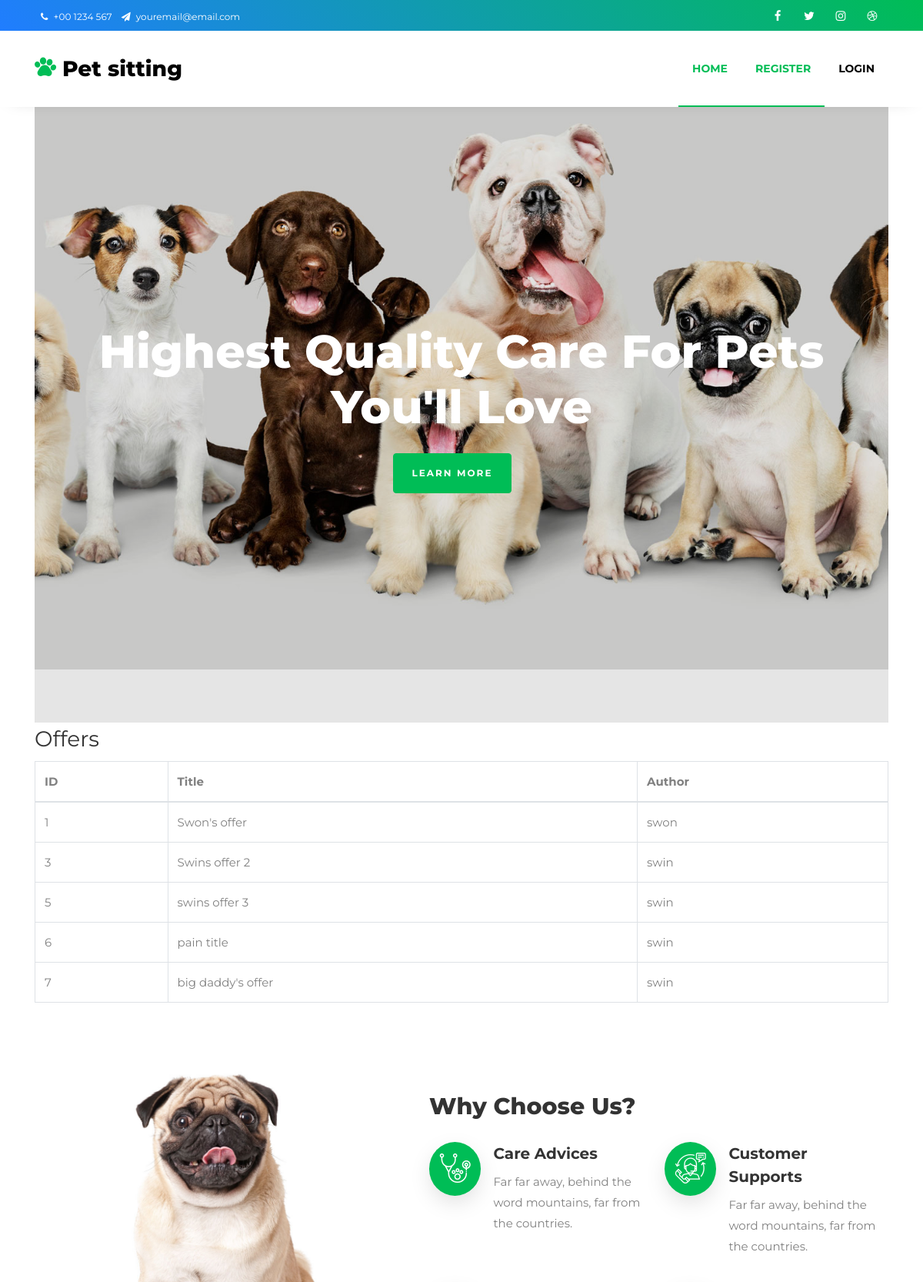
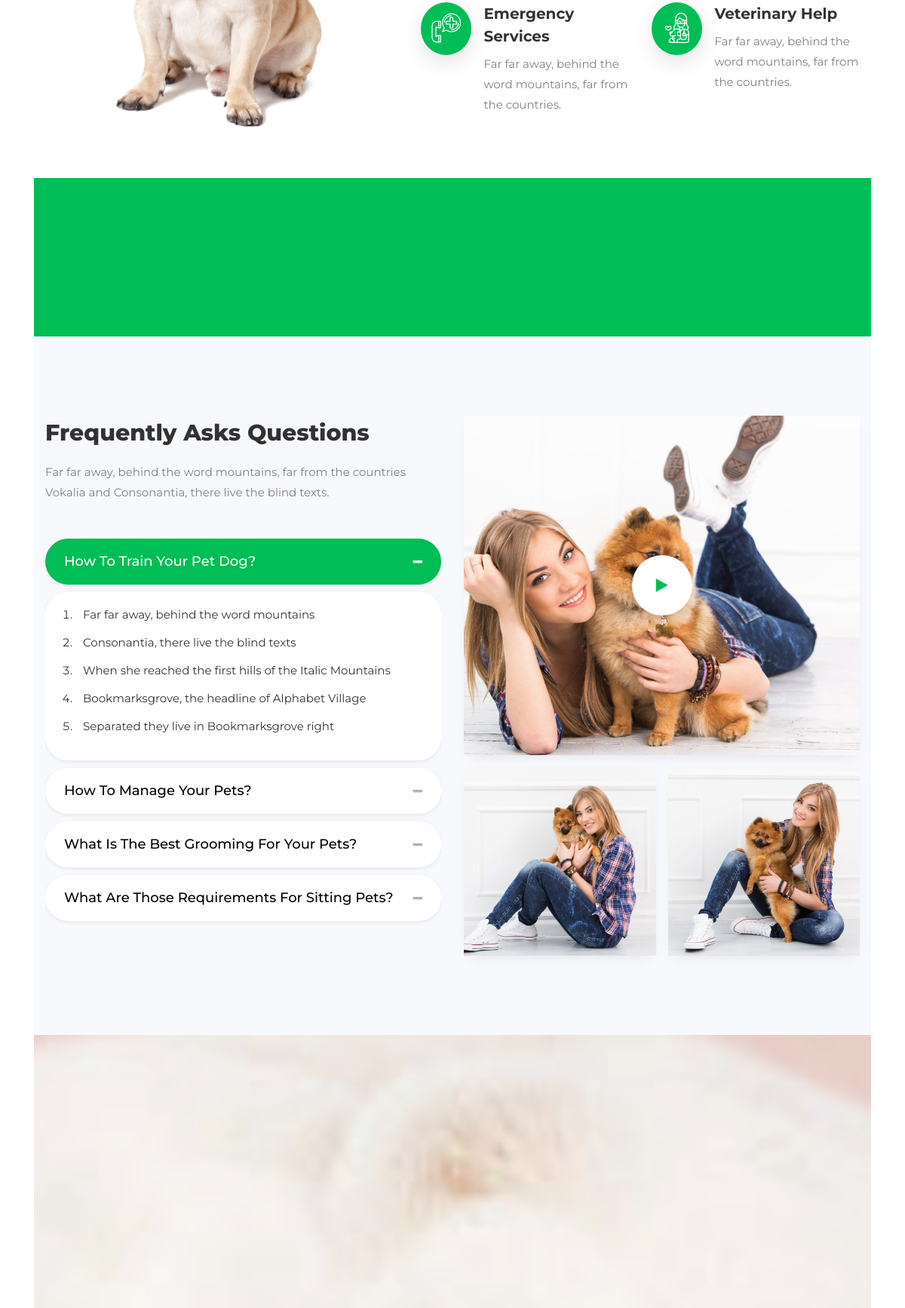
The page / (upper part) on the database its author committed (2 pictures, top to bottom).
### app/models.py (models this page shows, shortened)
class Offer(models.Model):
    title = models.CharField(verbose_name='offer_title', max_length=30)
    author = models.ForeignKey(get_user_model(), on_delete=models.CASCADE)
    text = models.TextField()

### app/views.py (the view, shortened to what this page needs)
# urls.py: path('', OfferList.as_view(), name='index'),
class OfferList(ListView):
    model = Offer
    template_name = 'index.html'
    context_object_name = 'offers'

### templates/index.html (shortened to what this page needs)
{% load static %}
<!DOCTYPE html>
<html lang="en">
  <head>
    <link rel="stylesheet" href="https://stackpath.bootstrapcdn.com/font-awesome/4.7.0/css/font-awesome.min.css">
    <link rel="stylesheet" href="{% static 'css/animate.css'%}">
    <link rel="stylesheet" href="{% static 'css/owl.carousel.min.css' %}">
    <link rel="stylesheet" href="{% static 'css/owl.theme.default.min.css' %}">
    <link rel="stylesheet" href="{% static 'css/magnific-popup.css' %}">
    <link rel="stylesheet" href="{% static 'css/bootstrap-datepicker.css' %}">
    <link rel="stylesheet" href="{% static 'css/jquery.timepicker.css' %}">
    <link rel="stylesheet" href="{% static 'css/flaticon.css' %}">
    <link rel="stylesheet" href="{% static 'css/style.css' %}">
  </head>
  <body>
    <div class="wrap">
			<div class="container">
				<div class="row">
					<div class="col-md-6 d-flex align-items-center">
						<p class="mb-0 phone pl-md-2">
							<a href="#" class="mr-2"><span class="fa fa-phone mr-1"></span> +00 1234 567</a>
							<a href="#"><span class="fa fa-paper-plane mr-1"></span> youremail@email.com</a>
						</p>
					</div>
					<div class="col-md-6 d-flex justify-content-md-end">
						<div class="social-media">
			    		<p class="mb-0 d-flex">
			    			<a href="#" class="d-flex align-items-center justify-content-center"><span class="fa fa-facebook"><i class="sr-only">Facebook</i></span></a>
			    			<a href="#" class="d-flex align-items-center justify-content-center"><span class="fa fa-twitter"><i class="sr-only">Twitter</i></span></a>
			    			<a href="#" class="d-flex align-items-center justify-content-center"><span class="fa fa-instagram"><i class="sr-only">Instagram</i></span></a>
			    			<a href="#" class="d-flex align-items-center justify-content-center"><span class="fa fa-dribbble"><i class="sr-only">Dribbble</i></span></a>
			    		</p>
		        </div>
					</div>
				</div>
			</div>
		</div>
		<nav class="navbar navbar-expand-lg navbar-dark ftco_navbar bg-dark ftco-navbar-light" id="ftco-navbar">
	    <div class="container">
	    	<a class="navbar-brand" href="index.html"><span class="flaticon-pawprint-1 mr-2"></span>Pet sitting</a>
	      <div class="collapse navbar-collapse" id="ftco-nav">
	        <ul class="navbar-nav ml-auto">
	        	<li class="nav-item active"><a href="{% url 'index' %}" class="nav-link">Home</a></li>
                {% if not user.is_authenticated %}
                    <li class="nav-item active"><a href="{% url 'register' %}" class="nav-link">Register</a></li>
                    <li class="nav-item"><a href="{% url 'login' %}" class="nav-link">Login</a></li>
                {% endif %}
	        </ul>
	      </div>
	    </div>
	  </nav>
    <div class="container">
    {% block content %}
    <div class="hero-wrap js-fullheight" style="background-image: url({% static 'images/bg_1.jpg' %});" data-stellar-background-ratio="0.5">
      <div class="overlay"></div>
      <div class="container">
        <div class="row no-gutters slider-text js-fullheight align-items-center justify-content-center" data-scrollax-parent="true">
          <div class="col-md-11 ftco-animate text-center">
          	<h1 class="mb-4">Highest Quality Care For Pets You'll Love </h1>
            <p><a href="#" class="btn btn-primary mr-md-4 py-3 px-4">Learn more </a></p>
          </div>
        </div>
      </div>
    </div>
        <div>
  <h3>Offers</h3>
  <table class='table table-hover table-bordered'>
    <thead>
    <tr>
      <th scope="col">ID</th>
        <th scope="col">Title</th>
      <th scope="col">Author</th>
    </tr>
    </thead>
    <tbody>
    {% for offer in offers %}
      <tr>
        <td>{{offer.id}}</td>
        <td>{{offer.title}}</td>
        <td>{{offer.author}}</td>
      </tr>
    {% endfor %}
    </tbody>
  </table>
</div>
    <section class="ftco-section ftco-no-pt ftco-no-pb">
    	<div class="container">
    		<div class="row d-flex no-gutters">
    			<div class="col-md-5 d-flex">
    				<div class="img img-video d-flex align-self-stretch align-items-center justify-content-center justify-content-md-center mb-4 mb-sm-0" style="background-image:url({% static 'images/about-1.jpg' %});">
    				</div>
    			</div>
    			<div class="col-md-7 pl-md-5 py-md-5">
    				<div class="heading-section pt-md-5">
	            <h2 class="mb-4">Why Choose Us?</h2>
    				</div>
    				<div class="row">
	    				<div class="col-md-6 services-2 w-100 d-flex">
	    					<div class="icon d-flex align-items-center justify-content-center"><span class="flaticon-stethoscope"></span></div>
	    					<div class="text pl-3">
	    						<h4>Care Advices</h4>
	    						<p>Far far away, behind the word mountains, far from the countries.</p>
	    					</div>
	    				</div>
	    				<div class="col-md-6 services-2 w-100 d-flex">
	    					<div class="icon d-flex align-items-center justify-content-center"><span class="flaticon-customer-service"></span></div>
	    					<div class="text pl-3">
	    						<h4>Customer Supports</h4>
	    						<p>Far far away, behind the word mountains, far from the countries.</p>
	    					</div>
	    				</div>
	    				<div class="col-md-6 services-2 w-100 d-flex">
	    					<div class="icon d-flex align-items-center justify-content-center"><span class="flaticon-emergency-call"></span></div>
	    					<div class="text pl-3">
	    						<h4>Emergency Services</h4>
	    						<p>Far far away, behind the word mountains, far from the countries.</p>
	    					</div>
	    				</div>
	    				<div class="col-md-6 services-2 w-100 d-flex">
	    					<div class="icon d-flex align-items-center justify-content-center"><span class="flaticon-veterinarian"></span></div>
	    					<div class="text pl-3">
	    						<h4>Veterinary Help</h4>
	    						<p>Far far away, behind the word mountains, far from the countries.</p>
	    					</div>
	    				</div>
	    			</div>
	        </div>
        </div>
    	</div>
    </section>
    <section class="ftco-counter" id="section-counter">
    	<div class="container">
				<div class="row">
        </div>
    	</div>
    </section>
    <section class="ftco-section bg-light ftco-faqs">
    	<div class="container">
    		<div class="row">
    			<div class="col-lg-6 order-md-last">
    				<div class="img img-video d-flex align-self-stretch align-items-center justify-content-center justify-content-md-center mb-4 mb-sm-0" style="background-image:url({% static 'images/about.jpg' %});">
    					<a href="https://vimeo.com/45830194" class="icon-video popup-vimeo d-flex justify-content-center align-items-center">
    						<span class="fa fa-play"></span>
    					</a>
    				</div>
    				<div class="d-flex mt-3">
    					<div class="img img-2 mr-md-2" style="background-image:url({% static 'images/about-2.jpg' %});"></div>
    					<div class="img img-2 ml-md-2" style="background-image:url({%  static 'images/about-3.jpg' %});"></div>
    				</div>
    			</div>
    			<div class="col-lg-6">
    				<div class="heading-section mb-5 mt-5 mt-lg-0">
	            <h2 class="mb-3">Frequently Asks Questions</h2>
	            <p>Far far away, behind the word mountains, far from the countries Vokalia and Consonantia, there live the blind texts.</p>
    				</div>
    				<div id="accordion" class="myaccordion w-100" aria-multiselectable="true">
						  <div class="card">
						    <div class="card-header p-0" id="headingOne">
						      <h2 class="mb-0">
						        <button href="#collapseOne" class="d-flex py-3 px-4 align-items-center justify-content-between btn btn-link" data-parent="#accordion" data-toggle="collapse" aria-expanded="true" aria-controls="collapseOne">
						        	<p class="mb-0">How to train your pet dog?</p>
						          <i class="fa" aria-hidden="true"></i>
						        </button>
						      </h2>
						    </div>
						    <div class="collapse show" id="collapseOne" role="tabpanel" aria-labelledby="headingOne">
						      <div class="card-body py-3 px-0">
						      	<ol>
						      		<li>Far far away, behind the word mountains</li>
						      		<li>Consonantia, there live the blind texts</li>
						      		<li>When she reached the first hills of the Italic Mountains</li>
						      		<li>Bookmarksgrove, the headline of Alphabet Village</li>
						      		<li>Separated they live in Bookmarksgrove right</li>
						      	</ol>
						      </div>
						    </div>
						  </div>
						  <div class="card">
						    <div class="card-header p-0" id="headingTwo" role="tab">
						      <h2 class="mb-0">
						        <button href="#collapseTwo" class="d-flex py-3 px-4 align-items-center justify-content-between btn btn-link" data-parent="#accordion" data-toggle="collapse" aria-expanded="false" aria-controls="collapseTwo">
						        	<p class="mb-0">How to manage your pets?</p>
						          <i class="fa" aria-hidden="true"></i>
						        </button>
						      </h2>
						    </div>
						  </div>
						  <div class="card">
						    <div class="card-header p-0" id="headingThree" role="tab">
						      <h2 class="mb-0">
						        <button href="#collapseThree" class="d-flex py-3 px-4 align-items-center justify-content-between btn btn-link" data-parent="#accordion" data-toggle="collapse" aria-expanded="false" aria-controls="collapseThree">
						        	<p class="mb-0">What is the best grooming for your pets?</p>
						          <i class="fa" aria-hidden="true"></i>
						        </button>
						      </h2>
						    </div>
						  </div>
						  <div class="card">
						    <div class="card-header p-0" id="headingFour" role="tab">
						      <h2 class="mb-0">
						        <button href="#collapseFour" class="d-flex py-3 px-4 align-items-center justify-content-between btn btn-link" data-parent="#accordion" data-toggle="collapse" aria-expanded="false" aria-controls="collapseFour">
						        	<p class="mb-0">What are those requirements for sitting pets?</p>
						          <i class="fa" aria-hidden="true"></i>
						        </button>
						      </h2>
						    </div>
						  </div>
						</div>
	        </div>
        </div>
    	</div>
    </section>
    <section class="ftco-section testimony-section" style="background-image: url({% static 'images/bg_2.jpg' %});">
    	<div class="overlay"></div>
      <div class="container">
        <div class="row justify-content-center pb-5 mb-3">
        </div>
      </div>
    </section>
    {% endblock %}
    </div>
    <br>
  </body>
</html>

### rows shown on the page
Offer: id "1", title "Swon's offer", author "swon"
Offer: id "3", title "Swins offer 2", author "swin"
Offer: id "5", title "swins offer 3", author "swin"
Offer: id "6", title "pain title", author "swin"
Offer: id "7", title "big daddy's offer", author "swin"
